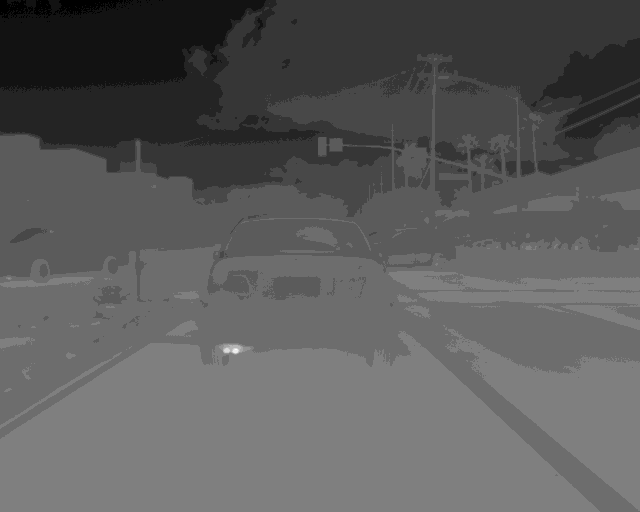
#> input picture Arcade-main/img/FLIR_00641.tiff, 640 x 512 px, found by its file name
$ python ImagenTermografica.py
#> lines starting #> are read from the running program, lines starting #| are printed output that depends on the picture
#Jense David Martinez Tobón - 1004685332
#Isaac Pachón Zuleta - 1004529703

#Se importan las librerias necesarias
import matplotlib.pyplot as plt
import numpy as np

def main():
    #Cargamos la imagen termica
    imagen_tiff = np.array(plt.imread("C:./img/FLIR_00641.tiff"))
#> imagen_tiff is the input picture: shape (512, 640) uint16; min 6102, max 9488, mean 7296.3
    D = np.double(imagen_tiff)
    tem_min=-40
    tem_max=160
    NBits=14
    matriz_centi = np.array((tem_max-tem_min)*D/2**NBits+tem_min)

    #Calculamos y obtenemos los datos requeridos en el taller
    promedio = promedio_matriz(matriz_centi)
    mediana = mediana_matriz(matriz_centi)
    moda = moda_matriz(matriz_centi)
    maxima, coordenadas_maxima = maxima_matriz(matriz_centi)
    minima, coordenadas_minima = minima_matriz(matriz_centi)

    #Creamos la figura de la imagen termica
    fig = plt.figure("Imagen Termografica")
    plt.plot(coordenadas_maxima[0],coordenadas_maxima[1], marker="D", color="magenta")
    plt.plot(coordenadas_minima[0],coordenadas_minima[1], marker="D", color="cyan")
    plt.imshow(matriz_centi,cmap = plt.cm.hot_r)
    plt.colorbar(shrink=.92)

    #Creamos la figura del histograma
    plt.figure("Histograma")
    hist,bins = np.histogram(matriz_centi,np.arange(0,tem_max),density=True)
    HistoTempeBar = np.int32(matriz_centi.round())
    plt.hist(HistoTempeBar,5,facecolor="red",alpha = 0.5)
    minima_matriz(matriz_centi)

    #Imprimimos en pantalla los datos obtenidos
    print("Promedio: ",round(promedio,2))
    print("Mediana: ",round(mediana,2))
    print("Moda: ",round(moda,2))
    print("Temperatura maxima ",round(maxima,2)," en el punto ", coordenadas_maxima)
    print("Temperatura minima ",round(minima,2)," en el punto ", coordenadas_minima)

    plt.show()

# Esta  funcion se encarga de sumar todos los elementos de una matriz
def suma_matriz(matriz):
    filas, col = np.shape(matriz)
#> filas = 512; col = 640
    suma = 0
    for i in range(filas):
        for j in range(col):
            suma += matriz[i,j]
#> after the loop, suma = 16078050.6
    return suma

#Esta funcion se encarga de calcular cuantos elementos tiene una matriz
def num_elementos_matriz(matriz):
    filas, col = np.shape(matriz)
#> filas = 512; col = 640
    s = 0
    for i in range(filas):
        for j in range(col):
            s += 1
#> after the loop, s = 327680
    return s

#Esta funcion se encargar de calcular el promedio de los datos de la matriz
def promedio_matriz(matriz):
    suma = suma_matriz(matriz)
    elementos = num_elementos_matriz(matriz)
#> elementos = 327680
#> in main, `promedio = promedio_matriz(matriz_centi)`: promedio = 49.07
    return suma/elementos

#Esta funcion se encarga de obtener el dato maximo dentro de una matriz
def maxima_matriz(matriz):
    filas, col = np.shape(matriz)
    coordenadas = (0,0)
    n_mayor = matriz[0,0]
    for i in range(filas):
        for j in range(col):
            if  matriz[i,j] > n_mayor:
                n_mayor = matriz[i,j]
                coordenadas = (j,i)
    return n_mayor, coordenadas

#Esta funcion se encarga de obtener el dato minimo dentro de una matriz
def minima_matriz(matriz):
    filas, col = np.shape(matriz)
    n_menor = matriz[0,0]
    coordenadas = (0,0)
    for i in range(filas):
        for j in range(col):
            if  matriz[i,j] < n_menor:
                n_menor = matriz[i,j]
                coordenadas = (j,i)
    return n_menor, coordenadas

#Esta funcion se encarga de calcular la mediana de una matriz
def mediana_matriz(matriz):
    filas, col = np.shape(matriz)
#> filas = 512; col = 640
    numero_elementos = num_elementos_matriz(matriz)
#> numero_elementos = 327680
    lista_ord = []
    if ((numero_elementos % 2) == 0):
        pos_mediana = round((((numero_elementos/2) + ((numero_elementos/2) + 1)) / 2))
#> pos_mediana = 163840
    else:
        pos_mediana = (numero_elementos + 1) / 2

    for i in range(filas):
        for j in range(col):
            lista_ord.append(matriz[i,j])
#> after the loop, lista_ord = 327680 items

    lista_ord.sort()
    for i in range(0,len(lista_ord)-1):
        if (i == (pos_mediana-1)):
            mediana = lista_ord[i]
#> in main, `mediana = mediana_matriz(matriz_centi)`: mediana = 50.62

    return mediana

#Esta funcion se encarga de calcular la moda de una matriz
def moda_matriz(matriz):
    filas, col = np.shape(matriz)
#> filas = 512; col = 640
    lista = []
    repeticiones = {}
    moda = None
    repeticion_max = 0

    for i in range(filas):
        for j in range(col):
            lista.append(matriz[i,j])
#> after the loop, lista = 327680 items

    for elemento in lista:
        repeticiones[elemento] = repeticiones.get(elemento,0) + 1
#> this loop made 327680 passes
#> elemento on passes 1 to 3: 34.49, 34.6, 34.61
#> after the loop, repeticiones = 1920 items

    for elemento, repeticion in repeticiones.items():
        if (repeticion > repeticion_max):
            moda = elemento
            repeticion_max = repeticion
#> this loop made 1920 passes
#> (elemento, repeticion, moda, repeticion_max) on passes 1, 2, 4, 5, 8, 12, 13, 14: (34.49, 1, 34.49, 1), (34.6, 7, 34.6, 7), (34.79, 54, 34.79, 54), (34.85, 63, 34.85, 63), (35.24, 90, 35.24, 90), (35.96, 91, 35.96, 91), (35.46, 98, 35.46, 98), (35.26, 105, 35.26, 105)
#> (moda, repeticion_max) on passes 79, 87, 110, 118, 127, 129: (35.45, 114), (35.6, 116), (41.37, 148), (42.37, 150), (42.68, 163), (42.74, 207)
#> after the loop, moda = 55.09; repeticion_max = 2433

    return moda

main()
#> in main, `moda = moda_matriz(matriz_centi)`: moda = 55.09
#> in maxima_matriz, `n_mayor = matriz[0,0]`: n_mayor = 34.49
#> after the loop in maxima_matriz, `for i in range(filas):`: coordenadas = (235, 349); n_mayor = 75.82
#> in main, `maxima, coordenadas_maxima = maxima_matriz(matriz_centi)`: coordenadas_maxima = (235, 349)
#> in minima_matriz, `n_menor = matriz[0,0]`: n_menor = 34.49
#> after the loop in minima_matriz, `for i in range(filas):`: coordenadas = (0, 0); n_menor = 34.49
#> in main, `minima, coordenadas_minima = minima_matriz(matriz_centi)`: coordenadas_minima = (0, 0)
#> in main, `hist,bins = np.histogram(matriz_centi,np.arange(0,tem_max),density=True)`: hist = 159 values, max 0.165 at index 54, min 0 at index 0, mean 0.00629; bins = 160 values from 0 to 159
#> in main, `HistoTempeBar = np.int32(matriz_centi.round())`:
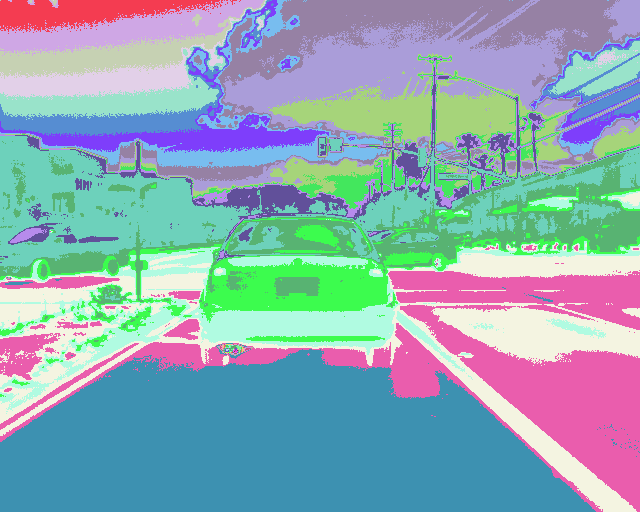
#> HistoTempeBar: shape (512, 640) int32; 43 distinct labels, from 34 to 76; one colour per label, 0 black
#| Promedio:  49.07
#| Mediana:  50.62
#| Moda:  55.09
#| Temperatura maxima  75.82  en el punto  (235, 349)
#| Temperatura minima  34.49  en el punto  (0, 0)
#> in main, `plt.show()`:
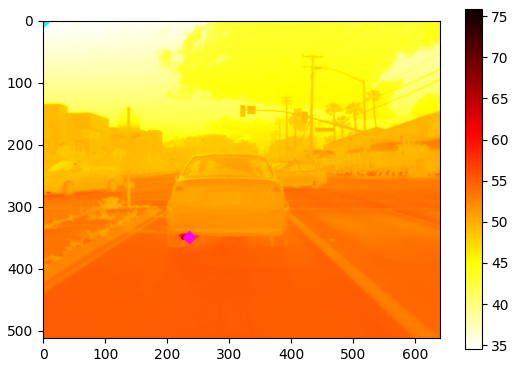
#> figure drawn by matplotlib, 2 panels
#> in main, `plt.show()`:
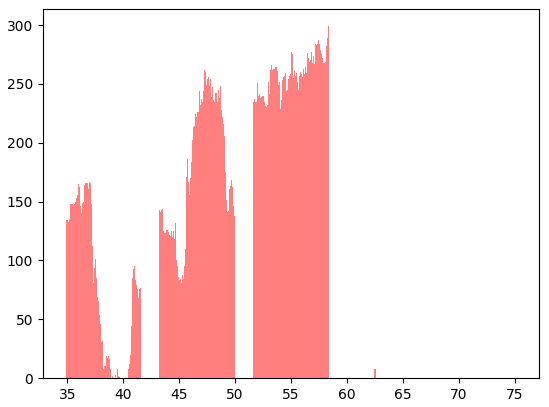
#> figure drawn by matplotlib, 1 panel; tallest bar 235 high, from x = 51.64 to 51.65; tallest bar 236 high, from x = 51.65 to 51.66; tallest bar 236 high, from x = 51.66 to 51.67
